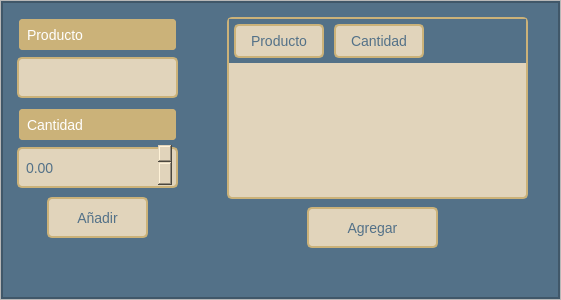
<?xml version="1.0" encoding="UTF-8"?>
<ui version="4.0">
 <class>nueva_entrada</class>
 <widget class="QWidget" name="nueva_entrada">
  <property name="geometry">
   <rect>
    <x>0</x>
    <y>0</y>
    <width>561</width>
    <height>300</height>
   </rect>
  </property>
  <property name="windowTitle">
   <string>Nueva entrada</string>
  </property>
  <layout class="QVBoxLayout" name="verticalLayout">
   <property name="spacing">
    <number>0</number>
   </property>
   <property name="leftMargin">
    <number>0</number>
   </property>
   <property name="topMargin">
    <number>0</number>
   </property>
   <property name="rightMargin">
    <number>0</number>
   </property>
   <property name="bottomMargin">
    <number>0</number>
   </property>
   <item>
    <widget class="QFrame" name="central_frame">
     <property name="frameShape">
      <enum>QFrame::StyledPanel</enum>
     </property>
     <property name="frameShadow">
      <enum>QFrame::Raised</enum>
     </property>
     <layout class="QVBoxLayout" name="verticalLayout_2">
      <property name="spacing">
       <number>0</number>
      </property>
      <property name="leftMargin">
       <number>0</number>
      </property>
      <property name="topMargin">
       <number>0</number>
      </property>
      <property name="rightMargin">
       <number>0</number>
      </property>
      <property name="bottomMargin">
       <number>0</number>
      </property>
      <item>
       <widget class="QFrame" name="backgroundcolor_frame">
        <property name="styleSheet">
         <string notr="true">background-color: #537188;
</string>
        </property>
        <property name="frameShape">
         <enum>QFrame::StyledPanel</enum>
        </property>
        <property name="frameShadow">
         <enum>QFrame::Raised</enum>
        </property>
        <layout class="QVBoxLayout" name="verticalLayout_3">
         <property name="spacing">
          <number>0</number>
         </property>
         <property name="leftMargin">
          <number>0</number>
         </property>
         <property name="topMargin">
          <number>0</number>
         </property>
         <property name="rightMargin">
          <number>0</number>
         </property>
         <property name="bottomMargin">
          <number>0</number>
         </property>
         <item>
          <widget class="QFrame" name="content_frame">
           <property name="frameShape">
            <enum>QFrame::StyledPanel</enum>
           </property>
           <property name="frameShadow">
            <enum>QFrame::Raised</enum>
           </property>
           <widget class="QComboBox" name="productos_entrada">
            <property name="geometry">
             <rect>
              <x>10</x>
              <y>50</y>
              <width>171</width>
              <height>51</height>
             </rect>
            </property>
            <property name="styleSheet">
             <string notr="true">QComboBox {
    background-color: #E1D4BB;
    color: #537188;
    border: 2px solid #CBB279;
    border-radius: 5px;
    padding: 5px;
    margin: 5px;
    font-size: 14px;
}

QComboBox::drop-down {
    border: none;
}

QComboBox::down-arrow {
    image: url(C:/Users/velar/OneDrive/Escritorio/Planta2/assets/icons8-expand-arrow-24.png);
}

QComboBox QAbstractItemView {
    border: 2px solid #537188;
    selection-background-color: #CBB279;
}
</string>
            </property>
           </widget>
           <widget class="QDoubleSpinBox" name="cantidad_entrada">
            <property name="geometry">
             <rect>
              <x>10</x>
              <y>140</y>
              <width>171</width>
              <height>51</height>
             </rect>
            </property>
            <property name="styleSheet">
             <string notr="true">QDoubleSpinBox {
    background-color: #E1D4BB;
    color: #537188;
    border: 2px solid #CBB279;
    border-radius: 5px;
    padding: 5px;
    margin: 5px;
    font-size: 14px;
}

QDoubleSpinBox::up-button {
    width: 20px;
    border: none;
    background: #537188 url(C:/Users/velar/OneDrive/Escritorio/Planta2/assets/icons8-collapse-arrow-24.png) no-repeat center;
}

QDoubleSpinBox::down-button {
    width: 20px;
    border: none;
    background: #537188 url(C:/Users/velar/OneDrive/Escritorio/Planta2/assets/icons8-expand-arrow-24.png) no-repeat center;
}

QDoubleSpinBox::up-button:pressed {
    background: #CBB279 url(C:/Users/velar/OneDrive/Escritorio/Planta2/assets/icons8-collapse-arrow-24.png) no-repeat center;
}

QDoubleSpinBox::down-button:pressed {
    background: #CBB279 url(C:/Users/velar/OneDrive/Escritorio/Planta2/assets/icons8-expand-arrow-24.png) no-repeat center;
}

</string>
            </property>
           </widget>
           <widget class="QLabel" name="label">
            <property name="geometry">
             <rect>
              <x>10</x>
              <y>10</y>
              <width>171</width>
              <height>45</height>
             </rect>
            </property>
            <property name="styleSheet">
             <string notr="true">QLabel {
    color: #ffffff;
    border: 2px solid #537188;
    border-radius: 5px;
    padding: 5px;
    margin: 5px;
    font-size: 14px;
    text-align: center;
    background-color: #CBB279;
}</string>
            </property>
            <property name="text">
             <string>Producto</string>
            </property>
           </widget>
           <widget class="QLabel" name="label_2">
            <property name="geometry">
             <rect>
              <x>10</x>
              <y>100</y>
              <width>171</width>
              <height>45</height>
             </rect>
            </property>
            <property name="styleSheet">
             <string notr="true">QLabel {
    color: #ffffff;
    border: 2px solid #537188;
    border-radius: 5px;
    padding: 5px;
    margin: 5px;
    font-size: 14px;
    text-align: center;
    background-color: #CBB279;
}</string>
            </property>
            <property name="text">
             <string>Cantidad</string>
            </property>
           </widget>
           <widget class="QPushButton" name="submit_entrada_button">
            <property name="geometry">
             <rect>
              <x>300</x>
              <y>200</y>
              <width>141</width>
              <height>51</height>
             </rect>
            </property>
            <property name="styleSheet">
             <string notr="true">QPushButton {
    background-color: #E1D4BB;
    color: #537188;
    border: 2px solid #CBB279;
    border-radius: 5px;
    padding: 5px;
    margin: 5px;
    font-size: 14px;
}

QPushButton:hover {
    background-color: #CBB279;
    border: 2px solid #537188;
}

QPushButton:pressed {
    background-color: #CBB279;
    border: 2px solid #537188;
    padding-left: 7px;
}</string>
            </property>
            <property name="text">
             <string>Agregar</string>
            </property>
           </widget>
           <widget class="QPushButton" name="agregar_producto">
            <property name="geometry">
             <rect>
              <x>40</x>
              <y>190</y>
              <width>111</width>
              <height>51</height>
             </rect>
            </property>
            <property name="styleSheet">
             <string notr="true">QPushButton {
    background-color: #E1D4BB;
    color: #537188;
    border: 2px solid #CBB279;
    border-radius: 5px;
    padding: 5px;
    margin: 5px;
    font-size: 14px;
}

QPushButton:hover {
    background-color: #CBB279;
    border: 2px solid #537188;
}

QPushButton:pressed {
    background-color: #CBB279;
    border: 2px solid #537188;
    padding-left: 7px;
}</string>
            </property>
            <property name="text">
             <string>Añadir</string>
            </property>
           </widget>
           <widget class="QTableWidget" name="tabla_new_entrada">
            <property name="geometry">
             <rect>
              <x>220</x>
              <y>10</y>
              <width>311</width>
              <height>192</height>
             </rect>
            </property>
            <property name="styleSheet">
             <string notr="true">QTableWidget {
    background-color: #E1D4BB;
    color: #537188;
    border: 2px solid #CBB279;
    border-radius: 5px;
    margin: 5px;
    font-size: 14px;
    gridline-color: #537188;
}

QTableWidget::item {
    border: 1px solid #537188;
}

QTableWidget::item:selected {
    background-color: #CBB279;
    color: #E1D4BB;
}

QHeaderView::section {
    background-color: #E1D4BB;
    color: #537188;
    padding: 5px;
    border: 2px solid #CBB279;
    border-radius: 5px;
    margin: 5px;
    font-size: 14px;
}</string>
            </property>
            <column>
             <property name="text">
              <string>Producto</string>
             </property>
            </column>
            <column>
             <property name="text">
              <string>Cantidad</string>
             </property>
            </column>
           </widget>
          </widget>
         </item>
        </layout>
       </widget>
      </item>
     </layout>
    </widget>
   </item>
  </layout>
 </widget>
 <resources/>
 <connections/>
</ui>
